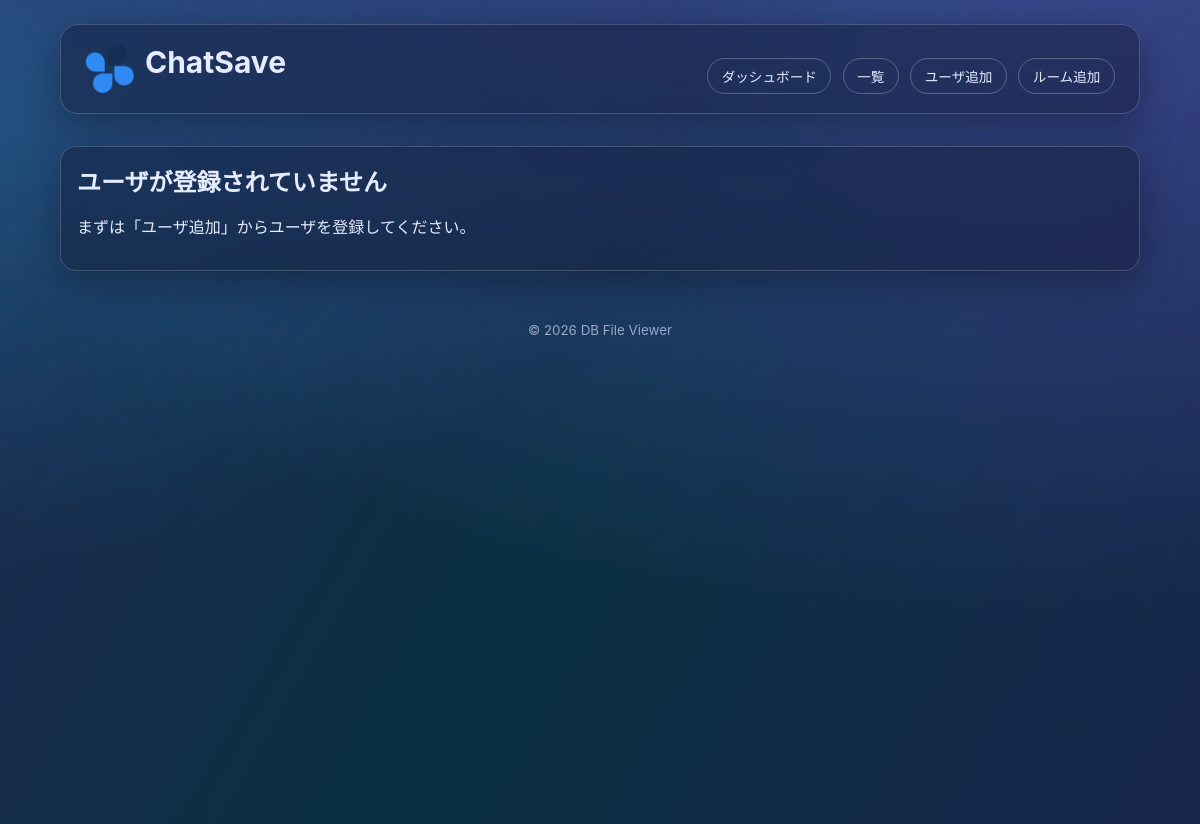
/, run on an earlier commit of the app's database.
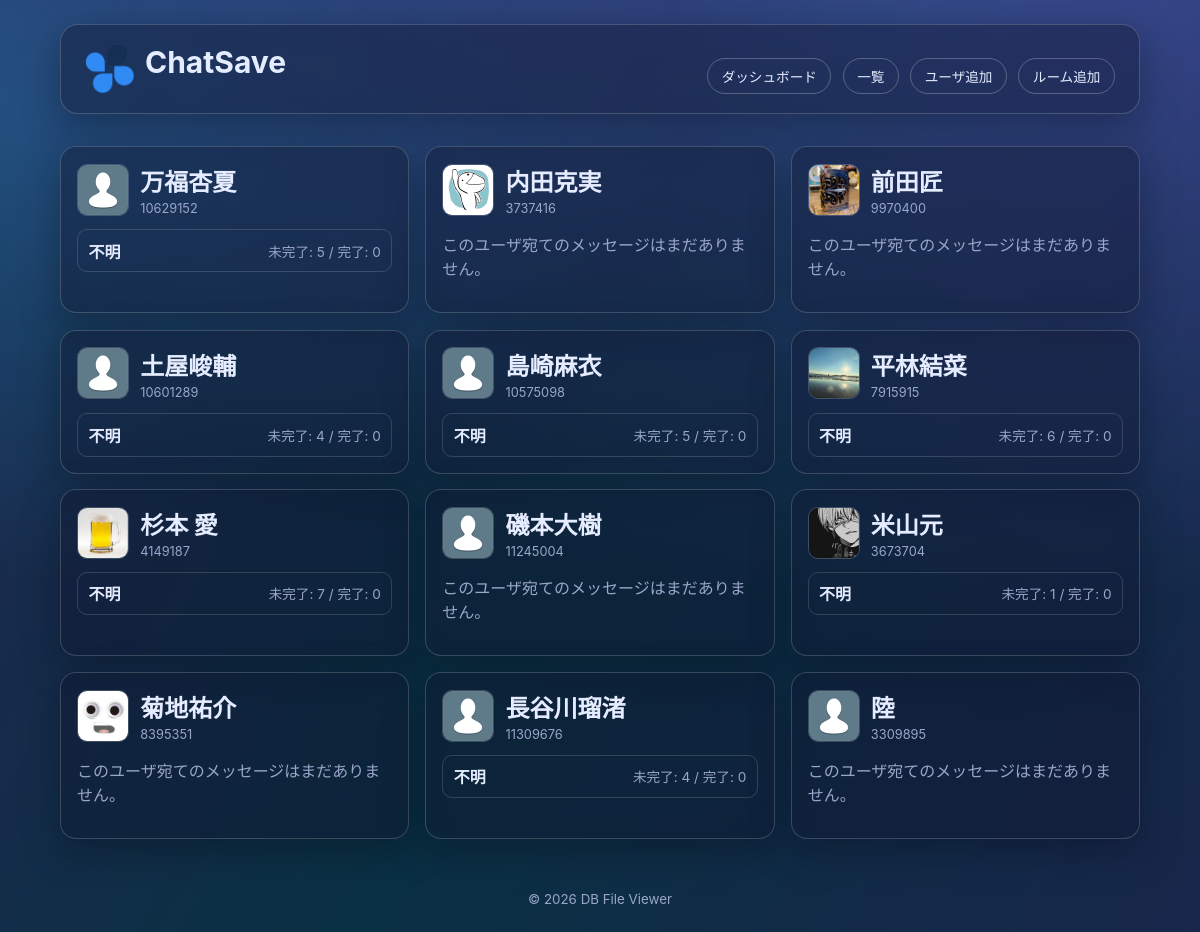
And on a later commit of the database.
### tables this page shows
CREATE TABLE users (
            id INTEGER PRIMARY KEY AUTOINCREMENT,
            user_name TEXT NOT NULL,
            account_id TEXT NOT NULL,
            user_icon TEXT
        );

### db.php (called while the page is built, shortened)
<?php
function get_db(): PDO
{
    $dbPath = __DIR__ . '/data/webhooks.sqlite';
    $pdo = new PDO('sqlite:' . $dbPath);
    $pdo->setAttribute(PDO::ATTR_ERRMODE, PDO::ERRMODE_EXCEPTION);
    $pdo->exec(
        'CREATE TABLE IF NOT EXISTS users (
            id INTEGER PRIMARY KEY AUTOINCREMENT,
            user_name TEXT NOT NULL,
            account_id TEXT NOT NULL,
            user_icon TEXT
        )'
    );
    $pdo->exec(
        'CREATE TABLE IF NOT EXISTS room (
            id INTEGER PRIMARY KEY AUTOINCREMENT,
            room_name TEXT NOT NULL,
            room_id TEXT NOT NULL,
            room_icon TEXT
        )'
    );
    $pdo->exec(
        'CREATE TABLE IF NOT EXISTS message (
            id INTEGER PRIMARY KEY AUTOINCREMENT,
            room_id INTEGER,
            account_id TEXT,
            body TEXT NOT NULL,
            send_time TEXT,
            task INTEGER NOT NULL DEFAULT 0,
            message_id TEXT,
            type_id INTEGER
        )'
    );
    $pdo->exec(
        'CREATE TABLE IF NOT EXISTS type (
            id INTEGER PRIMARY KEY AUTOINCREMENT,
            type_name TEXT NOT NULL UNIQUE
        )'
    );
    $pdo->exec(
        'CREATE TABLE IF NOT EXISTS app_settings (
            setting_key TEXT PRIMARY KEY,
            setting_value TEXT NOT NULL
        )'
    );
    ensure_message_columns($pdo);
    return $pdo;
}
function ensure_message_columns(PDO $pdo): void
{
    $columns = $pdo->query('PRAGMA table_info(message)')->fetchAll(PDO::FETCH_ASSOC);
}

### index.php (the view, shortened to what this page needs)
<?php
require_once __DIR__ . '/db.php';
$pdo = get_db();
$users = $pdo->query('SELECT account_id, user_name, user_icon FROM users ORDER BY user_name ASC')->fetchAll(PDO::FETCH_ASSOC);
function sqlite_table_exists(PDO $pdo, string $tableName): bool
{
    $stmt = $pdo->prepare("SELECT name FROM sqlite_master WHERE type = 'table' AND name = :table_name LIMIT 1");
    $stmt->execute([':table_name' => $tableName]);
    return is_array($stmt->fetch(PDO::FETCH_ASSOC));
}
function sqlite_has_column(PDO $pdo, string $tableName, string $columnName): bool
{
    $columns = $pdo->query('PRAGMA table_info(' . $tableName . ')')->fetchAll(PDO::FETCH_ASSOC);
    foreach ($columns as $column) {
        if ((string)($column['name'] ?? '') === $columnName) {
            return true;
        }
    }
    return false;
}
function parse_targets_from_body(string $body): array
{
    $bodyWithoutQuote = preg_replace('/\[qt\].*?\[\/qt\]/is', '', $body) ?? $body;
    if (preg_match_all('/\[to[:：]\s*([^\]\s]+)\]/i', $bodyWithoutQuote, $matches) > 0) {
        $accountIds = array_values(array_unique(array_filter(array_map(static fn(string $value): string => trim($value), $matches[1] ?? []), static fn(string $value): bool => $value !== '')));
        return ['type' => 'user', 'account_ids' => $accountIds];
    }
    return ['type' => 'none', 'account_ids' => []];
}
function parse_reply_target_account_id(string $body): ?string
{
    if (preg_match('/\[rp[^\]]*\baid=([^\]\s]+)[^\]]*\]/i', $body, $matches) === 1) {
        return trim((string)($matches[1] ?? '')) ?: null;
    }
    return null;
}
function normalize_account_id(string $accountId): string
{
    $normalized = trim($accountId);
    if (preg_match('/^\d+$/', $normalized) === 1) {
        return ltrim($normalized, '0') ?: '0';
    }
    return $normalized;
}
function resolve_message_type_label(array $message): string
{
    $typeName = trim((string)($message['type_name'] ?? ''));
    return $typeName !== '' ? $typeName : '不明';
}
$hasTypeTable = sqlite_table_exists($pdo, 'type');
$hasMessageTypeIdColumn = sqlite_has_column($pdo, 'message', 'type_id');
$hasMessageAccountIdColumn = sqlite_has_column($pdo, 'message', 'account_id');
$hasMessageBodyColumn = sqlite_has_column($pdo, 'message', 'body');
$canJoinType = $hasTypeTable && $hasMessageTypeIdColumn;
$sql = <<<'SQL'
SELECT
SQL;
if ($hasMessageAccountIdColumn) {
    $sql .= " m.account_id,\n";
} else {
    $sql .= " NULL AS account_id,\n";
}
if ($hasMessageBodyColumn) {
    $sql .= " m.body, COALESCE(m.task, 0) AS task,\n";
} else {
    $sql .= " NULL AS body, COALESCE(m.task, 0) AS task,\n";
}
if ($canJoinType) {
    $sql .= " m.type_id, t.type_name\n";
} else {
    $sql .= " NULL AS type_id, NULL AS type_name\n";
}
$sql .= <<<'SQL'
FROM message m
SQL;
if ($canJoinType) {
    $sql .= "\nLEFT JOIN type t ON m.type_id = t.id\n";
}
try {
    $stmt = $pdo->query($sql);
} catch (PDOException $e) {
    $message = (string)$e->getMessage();
    if (strpos($message, 'no such column: m.account_id') === false && strpos($message, 'no such column: m.type_id') === false && strpos($message, 'no such column: m.body') === false) {
        throw $e;
    }
    $stmt = $pdo->query('SELECT NULL AS account_id, NULL AS body, COALESCE(m.task, 0) AS task, NULL AS type_id, NULL AS type_name FROM message m');
}
$messages = $stmt->fetchAll(PDO::FETCH_ASSOC);
$typeStatsByUser = [];
foreach ($users as $user) {
    $accountId = normalize_account_id((string)($user['account_id'] ?? ''));
    $typeStatsByUser[$accountId] = [];
}
foreach ($messages as $message) {
    $body = (string)($message['body'] ?? '');
    $target = parse_targets_from_body($body);
    $replyAid = parse_reply_target_account_id($body);
    if ($replyAid !== null) {
        $target = ['type' => 'user', 'account_ids' => [$replyAid]];
    }
    $target['account_ids'] = array_values(array_unique(array_filter(array_map('normalize_account_id', $target['account_ids'] ?? []), static fn(string $value): bool => $value !== '')));
    if ($target['type'] !== 'user') {
        continue;
    }
    $typeName = resolve_message_type_label($message);
    $isDone = (int)($message['task'] ?? 0) === 1;
    foreach ($target['account_ids'] as $targetAccountId) {
        if (!isset($typeStatsByUser[$targetAccountId])) {
            continue;
        }
        if (!isset($typeStatsByUser[$targetAccountId][$typeName])) {
            $typeStatsByUser[$targetAccountId][$typeName] = ['open' => 0, 'done' => 0];
        }
        if ($isDone) {
            $typeStatsByUser[$targetAccountId][$typeName]['done']++;
        } else {
            $typeStatsByUser[$targetAccountId][$typeName]['open']++;
        }
    }
}
include __DIR__ . '/header.php';
?>
<section class="dashboard-grid" aria-label="ユーザ別ダッシュボード">
  <?php if ($users === []): ?>
    <article class="card glass">
      <h2>ユーザが登録されていません</h2>
      <p>まずは「ユーザ追加」からユーザを登録してください。</p>
    </article>
  <?php endif; ?>
  <?php foreach ($users as $user): ?>
    <?php
      $accountId = normalize_account_id((string)($user['account_id'] ?? ''));
      $userName = trim((string)($user['user_name'] ?? '')) ?: ('account_id: ' . $accountId);
      $userIcon = trim((string)($user['user_icon'] ?? '')) ?: 'img/noimage.png';
      $stats = $typeStatsByUser[$accountId] ?? [];
      ksort($stats);
    ?>
    <article class="card glass dashboard-card">
      <div class="dashboard-user-head">
        <img src="<?php echo htmlspecialchars($userIcon, ENT_QUOTES, 'UTF-8'); ?>" alt="<?php echo htmlspecialchars($userName, ENT_QUOTES, 'UTF-8'); ?>" onerror="this.onerror=null;this.src='img/noimage.png';">
        <div>
          <h2><?php echo htmlspecialchars($userName, ENT_QUOTES, 'UTF-8'); ?></h2>
          <p><?php echo htmlspecialchars($accountId, ENT_QUOTES, 'UTF-8'); ?></p>
        </div>
      </div>
      <?php if ($stats === []): ?>
        <p class="dashboard-empty">このユーザ宛てのメッセージはまだありません。</p>
      <?php else: ?>
        <ul class="dashboard-type-list">
          <?php foreach ($stats as $typeName => $counts): ?>
            <?php $query = http_build_query(['target' => $accountId, 'type' => [$typeName]]); ?>
            <li>
              <a href="list.php?<?php echo htmlspecialchars($query, ENT_QUOTES, 'UTF-8'); ?>" class="dashboard-type-link">
                <span class="type-name"><?php echo htmlspecialchars((string)$typeName, ENT_QUOTES, 'UTF-8'); ?></span>
                <span class="type-counts">未完了: <?php echo (int)($counts['open'] ?? 0); ?> / 完了: <?php echo (int)($counts['done'] ?? 0); ?></span>
              </a>
            </li>
          <?php endforeach; ?>
        </ul>
      <?php endif; ?>
    </article>
  <?php endforeach; ?>
</section>
<?php include __DIR__ . '/footer.php'; ?>

### header.php (shortened to what this page needs)
<!DOCTYPE html>
<html lang="ja">
<head>
  <link rel="stylesheet" href="style/style.css?v=<?php echo time(); ?>">
</head>
<body>
  <div class="bg-gradient"></div>
  <header class="site-header glass">
    <div class="header-top">
      <div class="header-title">
        <img src="img/icon.png?v=<?php echo time(); ?>" alt="ChatSave" class="header-icon">
        <h1>ChatSave</h1>
      </div>
      <nav class="header-nav" aria-label="メインナビゲーション">
        <a href="index.php">ダッシュボード</a>
        <a href="list.php">一覧</a>
        <a href="users.php">ユーザ追加</a>
        <a href="rooms.php">ルーム追加</a>
      </nav>
    </div>
  </header>
  <main class="container">

### footer.php (shortened to what this page needs)
  </main>
  <footer class="site-footer">
    <small>&copy; <?php echo date('Y'); ?> DB File Viewer</small>
  </footer>
</body>
</html>

### style/style.css (style rules this page uses)
:root { --bg: #0b1020; --text: #e6ecff; --muted: #9aa6c9; --card: rgba(16, 22, 45, 0.40); --border: rgba(255, 255, 255, 0.18); --accent-a: #8b5cf6; --accent-b: #06b6d4; }
* { box-sizing: border-box; }
body { margin: 0; min-height: 100vh; font-family: "Inter", "Noto Sans JP", system-ui, sans-serif; color: var(--text); background: radial-gradient(1200px 700px at 85% -10%, rgba(139, 92, 246, 0.45), transparent), radial-gradient(800px 500px at -10% 10%, rgba(6, 182, 212, 0.35), transparent), var(--bg); overflow-x: hidden; }
.bg-gradient { position: fixed; inset: -20%; background: linear-gradient(120deg, rgba(139, 92, 246, 0.25), rgba(6, 182, 212, 0.2), rgba(99, 102, 241, 0.22)); filter: blur(70px); z-index: -1; animation: pulse 8s ease-in-out infinite alternate; }
.container { width: min(1080px, calc(100% - 2rem)); margin: 0 auto; padding: 1rem 0 3rem; }
.site-header { width: min(1080px, calc(100% - 2rem)); margin: 1.5rem auto 1rem; padding: 1.2rem 1.5rem; border-radius: 18px; }
.header-top { display: flex; justify-content: space-between; align-items: flex-end; gap: 1rem; flex-wrap: wrap; }
.header-nav { display: flex; gap: .7rem; flex-wrap: wrap; }
.header-nav a { color: var(--text); text-decoration: none; border: 1px solid rgba(255,255,255,.25); border-radius: 999px; padding: .45rem .85rem; font-size: .85rem; transition: .2s ease; }
.site-header h1 { margin: 0; font-size: clamp(1.4rem, 2.5vw, 2rem); }
.glass { background: var(--card); border: 1px solid var(--border); backdrop-filter: blur(12px); -webkit-backdrop-filter: blur(12px); box-shadow: 0 12px 38px rgba(5, 8, 20, .35); }
.card { border-radius: 16px; padding: 1rem; transform: translateY(6px); opacity: 0; animation: slideUp .55s ease forwards; animation-delay: var(--delay, 0ms); transition: transform .2s ease, border-color .2s ease; }
h2 { margin: 0px; }
.site-footer { text-align: center; color: var(--muted); padding-bottom: 1.5rem; }
.header-title { display: flex; gap: 10px; }
.header-icon { width: 50px; height: auto; }
.dashboard-grid { display: grid; grid-template-columns: repeat(auto-fit, minmax(300px, 1fr)); gap: 1rem; }
.dashboard-card h2 { margin: 0; }
.dashboard-user-head { display: flex; gap: .7rem; align-items: center; margin-bottom: .8rem; }
.dashboard-user-head img { width: 52px; height: 52px; border-radius: 10px; object-fit: cover; border: 1px solid rgba(255,255,255,.2); }
.dashboard-user-head p { margin: .2rem 0 0; color: var(--muted); font-size: .8rem; }
.dashboard-type-list { list-style: none; margin: 0; padding: 0; display: grid; gap: .5rem; }
.dashboard-type-link { display: flex; justify-content: space-between; gap: .6rem; align-items: center; text-decoration: none; color: var(--text); border: 1px solid rgba(255,255,255,.15); border-radius: 10px; padding: .55rem .65rem; }
.dashboard-type-link .type-name { font-weight: 700; }
.dashboard-type-link .type-counts { font-size: .85rem; color: var(--muted); }
.dashboard-empty { color: var(--muted); }

What changed in the data, as far as the page shows it:
added users: user_icon (picture), user_name "万福杏夏", account "10629152", typeName "不明", open "5", done "0"
added users: user_icon (picture), user_name "内田克実", account "3737416", shows "このユーザ宛てのメッセージはまだありません。"
added users: user_icon (picture), user_name "前田匠", account "9970400", shows "このユーザ宛てのメッセージはまだありません。"
added users: user_name "土屋峻輔", account "10601289", typeName "不明", open "4", done "0"
added users: user_icon (picture), user_name "島崎麻衣", account "10575098", typeName "不明", open "5", done "0"
added users: user_icon (picture), user_name "平林結菜", account "7915915", typeName "不明", open "6", done "0"
added users: user_icon (picture), user_name "杉本 愛", account "4149187", typeName "不明", open "7", done "0"
added users: user_name "磯本大樹", account "11245004", shows "このユーザ宛てのメッセージはまだありません。"
added users: user_icon (picture), user_name "米山元", account "3673704", typeName "不明", open "1", done "0"
added users: user_icon (picture), user_name "菊地祐介", account "8395351", shows "このユーザ宛てのメッセージはまだありません。"
added users: user_icon (picture), user_name "長谷川瑠渚", account "11309676", typeName "不明", open "4", done "0"
added users: user_name "陸", account "3309895", shows "このユーザ宛てのメッセージはまだありません。"
Also different on the page:
text no longer shown: "ユーザが登録されていません まずは「ユーザ追加」からユーザを登録してください。"
